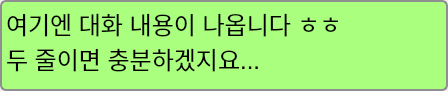
<?xml version="1.0" encoding="UTF-8"?>
<ui version="4.0">
 <class>Dialog</class>
 <widget class="QDialog" name="Dialog">
  <property name="geometry">
   <rect>
    <x>0</x>
    <y>0</y>
    <width>448</width>
    <height>91</height>
   </rect>
  </property>
  <property name="sizePolicy">
   <sizepolicy hsizetype="Preferred" vsizetype="Preferred">
    <horstretch>0</horstretch>
    <verstretch>0</verstretch>
   </sizepolicy>
  </property>
  <property name="minimumSize">
   <size>
    <width>200</width>
    <height>50</height>
   </size>
  </property>
  <property name="contextMenuPolicy">
   <enum>Qt::NoContextMenu</enum>
  </property>
  <property name="windowTitle">
   <string>Dialog</string>
  </property>
  <layout class="QHBoxLayout" name="horizontalLayout">
   <property name="margin">
    <number>0</number>
   </property>
   <item>
    <widget class="QTextEdit" name="textEdit">
     <property name="enabled">
      <bool>true</bool>
     </property>
     <property name="sizePolicy">
      <sizepolicy hsizetype="Preferred" vsizetype="Preferred">
       <horstretch>0</horstretch>
       <verstretch>0</verstretch>
      </sizepolicy>
     </property>
     <property name="minimumSize">
      <size>
       <width>400</width>
       <height>20</height>
      </size>
     </property>
     <property name="contextMenuPolicy">
      <enum>Qt::NoContextMenu</enum>
     </property>
     <property name="styleSheet">
      <string notr="true">border-color: rgb(74, 185, 0);
background-color: rgb(170, 255, 127);
border: 2px solid #8f8f91;
border-radius: 6px;</string>
     </property>
     <property name="undoRedoEnabled">
      <bool>false</bool>
     </property>
     <property name="readOnly">
      <bool>true</bool>
     </property>
     <property name="html">
      <string>&lt;!DOCTYPE HTML PUBLIC &quot;-//W3C//DTD HTML 4.0//EN&quot; &quot;http://www.w3.org/TR/REC-html40/strict.dtd&quot;&gt;
&lt;html&gt;&lt;head&gt;&lt;meta name=&quot;qrichtext&quot; content=&quot;1&quot; /&gt;&lt;style type=&quot;text/css&quot;&gt;
p, li { white-space: pre-wrap; }
&lt;/style&gt;&lt;/head&gt;&lt;body style=&quot; font-family:'Gulim'; font-size:9pt; font-weight:400; font-style:normal;&quot;&gt;
&lt;p style=&quot; margin-top:0px; margin-bottom:0px; margin-left:0px; margin-right:0px; -qt-block-indent:0; text-indent:0px;&quot;&gt;&lt;span style=&quot; font-size:18pt;&quot;&gt;여기엔 대화 내용이 나옵니다 ㅎㅎ&lt;/span&gt;&lt;/p&gt;
&lt;p style=&quot; margin-top:0px; margin-bottom:0px; margin-left:0px; margin-right:0px; -qt-block-indent:0; text-indent:0px;&quot;&gt;&lt;span style=&quot; font-size:18pt;&quot;&gt;두 줄이면 충분하겠지요...&lt;/span&gt;&lt;/p&gt;&lt;/body&gt;&lt;/html&gt;</string>
     </property>
    </widget>
   </item>
  </layout>
 </widget>
 <resources/>
 <connections/>
</ui>
